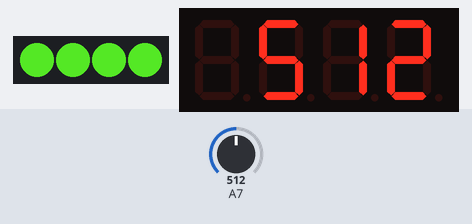
A sketch run on a simulated Arduino Uno, built with avr-gcc and run on an emulated ATmega328P. Shown: 4 RGB LEDs in strip order, left to right, 4-digit seven-segment display. The inputs (shaded band) are chosen by the test bench; at power-on: A7 = 512. Dim RGB values are drawn brighter than linear; random numbers use the default seed unless the sketch sets one.

Above: at 1.27 s.
1.3 s: A7 set to 290
At 1.9 s:
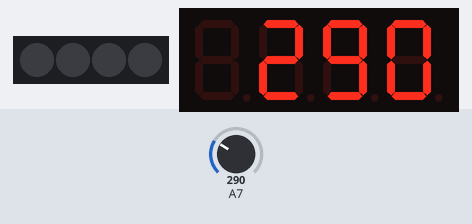
2.8 s: A7 set to 308
At 2.95 s:
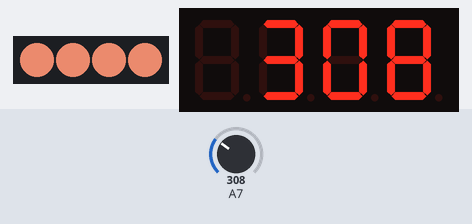
5.2 s: A7 set to 511
At 5.35 s:
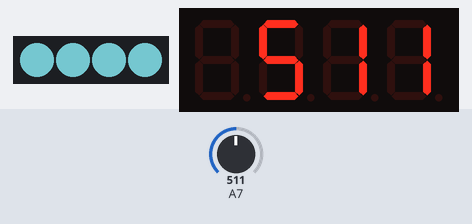
8.2 s: A7 set to 991
At 8.65 s:
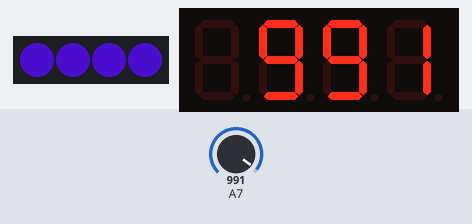
11.2 s: A7 set to 1014
At 11.35 s:
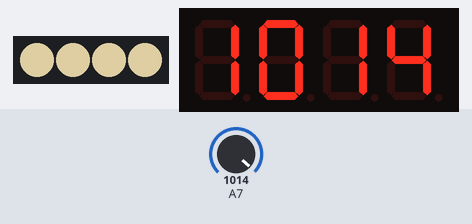
Timing chart, 0 to 28.9 s (numbered marks = the images above; inputs shaded):
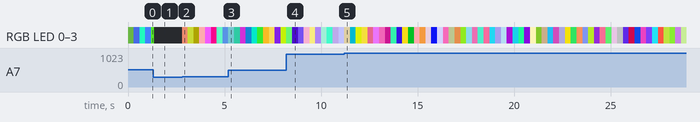

The sketch:

SoundEffectLED.ino
```cpp
#include <Wire.h>
#include <SoftwareSerial.h>
#include <Makeblock.h>

MeRGBLed rgb(PORT_3);
Me7SegmentDisplay seg(PORT_4);
MeSoundSensor soundsensor(PORT_6);

int r, g, b;

void processLED() {
  if(r + g + b != 0) {
    r = r - 5;
    g = g - 5;
    b = b - 5;
    if(r < 0) {
       r = 0;
    }
    if(g < 0) {
       g = 0;
    }
    if(b < 0) {
       b = 0;
    }
    for(int i = 0; i < 4; i++) {
      rgb.setColorAt(i, r, g, b);
    }
    rgb.show();
  }
}

void setup() {
  rgb.setNumber(4);
  rgb.show();
}

void loop(){
  int strength = soundsensor.strength();
  seg.display(strength);
  if(strength > 300) {
     r = random(1, 255);
     g = random(1, 255);
     b = random(1, 255);
  }
  processLED();
}
```

Measured:
- the behaviour switches between 300 and 301 on A7 (found by bisection; images 1 and 2)
- the behaviour switches between 999 and 1000 on A7 (found by bisection; images 4 and 5)
- after the input at 2.8 s, RGB LED 0–3: off → RGB(190, 112, 88) at once, → RGB(132, 143, 35) 0.30 s later, → RGB(52, 49, 0) 0.30 s later, → RGB(249, 168, 171) 0.30 s later, … (8 changes in this stretch); the display: changes at once (image 2)
